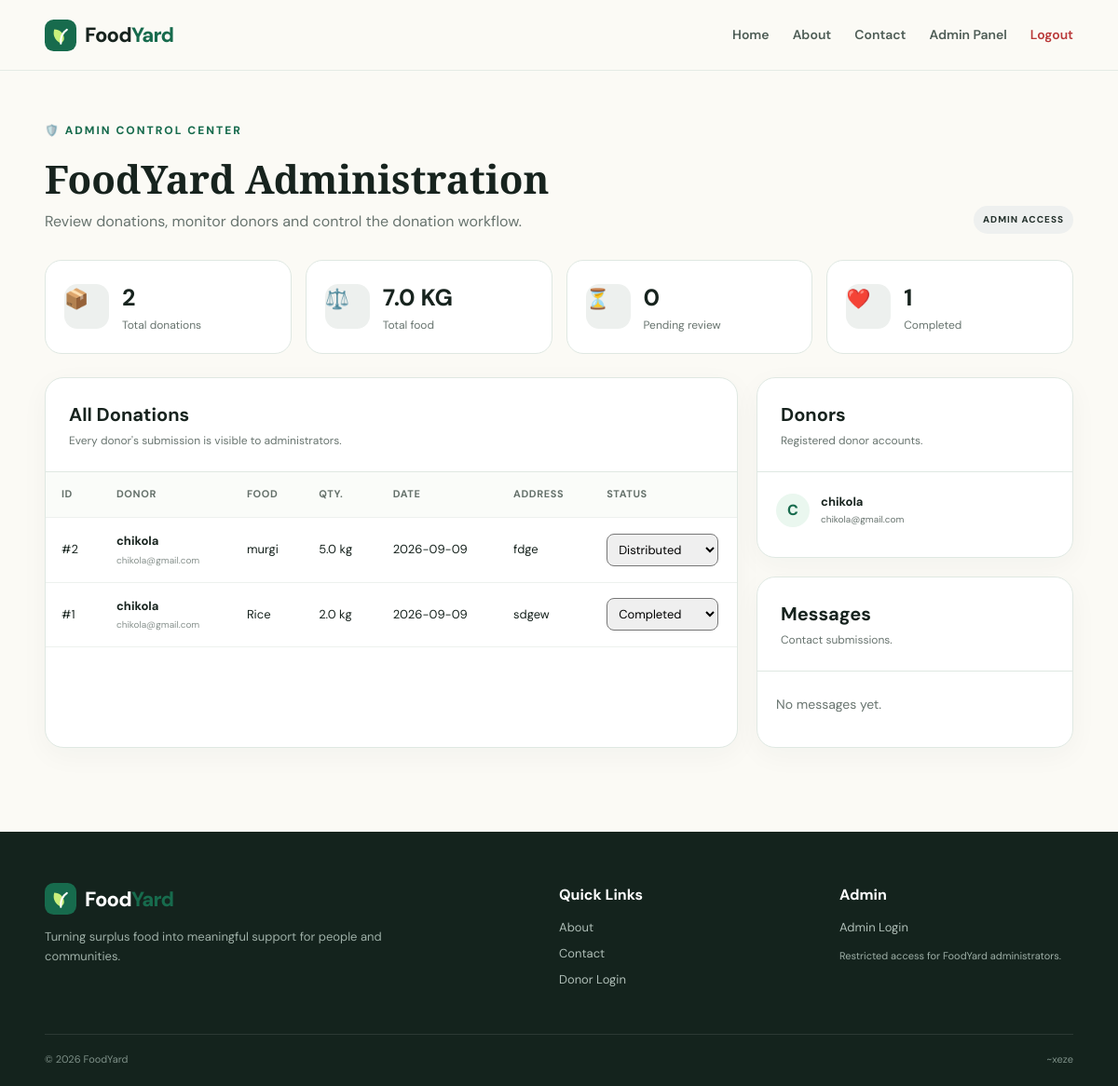
The page /admin/dashboard (signed in) on the database its author committed.
### tables this page shows
CREATE TABLE donations(id INTEGER PRIMARY KEY AUTOINCREMENT,user_id INTEGER NOT NULL,food_type TEXT NOT NULL,quantity REAL NOT NULL,address TEXT NOT NULL,food_date TEXT NOT NULL,note TEXT,status TEXT NOT NULL DEFAULT 'Pending',created_at TEXT NOT NULL,FOREIGN KEY(user_id) REFERENCES users(id));

CREATE TABLE users(id INTEGER PRIMARY KEY AUTOINCREMENT,name TEXT NOT NULL,email TEXT UNIQUE NOT NULL,password TEXT NOT NULL,role TEXT NOT NULL DEFAULT 'donor' CHECK(role IN ('donor','admin')));

### app.py (the view)
@app.route("/admin/dashboard")
@login_required("admin")
def admin_dashboard():
    conn = get_db()
    donations = conn.execute("""
        SELECT d.*, u.name AS donor, u.email AS donor_email
        FROM donations d
        JOIN users u ON u.id=d.user_id
        ORDER BY d.id DESC
    """).fetchall()
    stats = conn.execute("""
        SELECT
            COUNT(*) AS total,
            COALESCE(SUM(quantity),0) AS kg,
            SUM(CASE WHEN status='Completed' THEN 1 ELSE 0 END) AS completed,
            SUM(CASE WHEN status='Pending' THEN 1 ELSE 0 END) AS pending,
            SUM(CASE WHEN status='Accepted' THEN 1 ELSE 0 END) AS accepted,
            SUM(CASE WHEN status='Collected' THEN 1 ELSE 0 END) AS collected
        FROM donations
    """).fetchone()
    donors = conn.execute("""
        SELECT id, name, email
        FROM users
        WHERE role='donor'
        ORDER BY id DESC
    """).fetchall()
    messages = conn.execute("""
        SELECT * FROM contact_messages
        ORDER BY id DESC
    """).fetchall()
    conn.close()
    return render_template(
        "admin.html",
        donations=donations,
        stats=stats,
        donors=donors,
        messages=messages
    )

### app.py (called while the page is built)
def get_db():
    conn = sqlite3.connect(DB)
    conn.row_factory = sqlite3.Row
    conn.execute("PRAGMA foreign_keys = ON")
    return conn

def login_required(role=None):
    def decorator(func):
        @wraps(func)
        def wrapper(*args, **kwargs):
            if "user_id" not in session:
                flash("Please login first.", "error")
                return redirect(
                    url_for("admin_login" if role == "admin" else "donor_login")
                )
            if role and session.get("role") != role:
                flash("You do not have permission to open that page.", "error")
                return redirect(url_for("dashboard"))
            return func(*args, **kwargs)
        return wrapper
    return decorator

@app.context_processor
def inject_globals():
    return {
        "current_year": datetime.now().year,
        "logged_in": "user_id" in session,
        "current_role": session.get("role"),
        "current_name": session.get("name")
    }

### templates/admin.html (shortened to what this page needs)
{% extends "base.html" %}
{% block content %}
<section class="dashboard-page admin-page">
    <div class="container">
        <div class="dashboard-head">
            <div><div class="eyebrow">🛡️ ADMIN CONTROL CENTER</div><h1>FoodYard Administration</h1><p>Review donations, monitor donors and control the donation workflow.</p></div>
            <span class="role-badge admin">ADMIN ACCESS</span>
        </div>
        <div class="metric-grid">
            <div class="metric"><span class="metric-icon">📦</span><div><strong>{{ stats.total or 0 }}</strong><span>Total donations</span></div></div>
            <div class="metric"><span class="metric-icon">⚖️</span><div><strong>{{ "%.1f"|format(stats.kg or 0) }} KG</strong><span>Total food</span></div></div>
            <div class="metric"><span class="metric-icon">⏳</span><div><strong>{{ stats.pending or 0 }}</strong><span>Pending review</span></div></div>
            <div class="metric"><span class="metric-icon">❤️</span><div><strong>{{ stats.completed or 0 }}</strong><span>Completed</span></div></div>
        </div>
        <div class="admin-grid">
            <div class="panel">
                <div class="panel-head"><div><h2>All Donations</h2><p>Every donor's submission is visible to administrators.</p></div></div>
                {% if donations %}
                <div class="table-wrap">
                    <table class="admin-table">
                        <thead><tr><th>ID</th><th>Donor</th><th>Food</th><th>Qty.</th><th>Date</th><th>Address</th><th>Status</th></tr></thead>
                        <tbody>
                        {% for d in donations %}
                        <tr>
                            <td>#{{ d.id }}</td>
                            <td><strong>{{ d.donor }}</strong><small>{{ d.donor_email }}</small></td>
                            <td>{{ d.food_type }}</td><td>{{ "%.1f"|format(d.quantity) }} kg</td><td>{{ d.food_date }}</td>
                            <td>{{ d.address }}</td>
                            <td>
                                <form method="POST" action="{{ url_for('update_status', donation_id=d.id) }}" class="status-form">
                                    <select name="status" onchange="this.form.submit()">
                                        {% for s in ['Pending','Accepted','Collected','Distributed','Completed','Rejected'] %}
                                            <option value="{{ s }}" {% if d.status == s %}selected{% endif %}>{{ s }}</option>
                                        {% endfor %}
                                    </select>
                                </form>
                            </td>
                        </tr>
                        {% endfor %}
                        </tbody>
                    </table>
                </div>
                {% else %}
                <div class="empty"><div>📦</div><h3>No donations found</h3><p>Donations submitted by users will appear here.</p></div>
                {% endif %}
            </div>
            <div class="side-stack">
                <div class="panel compact-panel">
                    <div class="panel-head"><div><h2>Donors</h2><p>Registered donor accounts.</p></div></div>
                    <div class="people-list">
                        {% for donor in donors %}
                        <div class="person"><div class="avatar">{{ donor.name[0]|upper }}</div><div><strong>{{ donor.name }}</strong><span>{{ donor.email }}</span></div></div>
                        {% else %}<p class="muted">No donors registered yet.</p>{% endfor %}
                    </div>
                </div>
                <div class="panel compact-panel">
                    <div class="panel-head"><div><h2>Messages</h2><p>Contact submissions.</p></div></div>
                    <div class="message-list">
                        {% for m in messages %}
                        <div class="message"><strong>{{ m.name }}</strong><span>{{ m.email }}</span><p>{{ m.message }}</p><small>{{ m.created_at }}</small></div>
                        {% else %}<p class="muted">No messages yet.</p>{% endfor %}
                    </div>
                </div>
            </div>
        </div>
    </div>
</section>
{% endblock %}

### templates/base.html (shortened to what this page needs)
<!DOCTYPE html>
<html lang="en">
<head>
    <link rel="stylesheet" href="{{ url_for('static', filename='css/style.css') }}">
</head>
<body>
    <header class="navbar">
        <div class="container nav-inner">
            <a class="brand" href="{{ url_for('home') }}">
                <img src="{{ url_for('static', filename='images/logo.svg') }}" alt="FoodYard logo">
                <span>Food<span>Yard</span></span>
            </a>
            <nav id="mainNav">
                <a href="{{ url_for('home') }}">Home</a>
                <a href="{{ url_for('about') }}">About</a>
                <a href="{{ url_for('contact') }}">Contact</a>
                {% if current_role == 'donor' %}
                    <a href="{{ url_for('donor_dashboard') }}">My Donations</a>
                    <a class="nav-donate" href="{{ url_for('donate') }}">Donate Food</a>
                {% elif current_role == 'admin' %}
                    <a href="{{ url_for('admin_dashboard') }}">Admin Panel</a>
                {% else %}
                    <a href="{{ url_for('donor_login') }}">Donor Login</a>
                    <a class="nav-admin" href="{{ url_for('admin_login') }}">Admin Login</a>
                {% endif %}
                {% if logged_in %}
                    <a class="logout-link" href="{{ url_for('logout') }}">Logout</a>
                {% endif %}
            </nav>
        </div>
    </header>
    <main>{% block content %}{% endblock %}</main>
    <footer class="footer">
        <div class="container footer-grid">
            <div>
                <a class="brand footer-brand" href="{{ url_for('home') }}">
                    <img src="{{ url_for('static', filename='images/logo.svg') }}" alt="">
                    <span>Food<span>Yard</span></span>
                </a>
                <p>Turning surplus food into meaningful support for people and communities.</p>
            </div>
            <div>
                <h4>Quick Links</h4>
                <a href="{{ url_for('about') }}">About</a>
                <a href="{{ url_for('contact') }}">Contact</a>
                <a href="{{ url_for('donor_login') }}">Donor Login</a>
            </div>
            <div>
                <h4>Admin</h4>
                <a href="{{ url_for('admin_login') }}">Admin Login</a>
                <p class="small">Restricted access for FoodYard administrators.</p>
            </div>
        </div>
        <div class="container footer-bottom">
            <span>© {{ current_year }} FoodYard</span>
            <span>~xeze</span>
        </div>
    </footer>
</body>
</html>

### static/css/style.css (style rules this page uses)
:root { --green:#176b4d;--green2:#0f4e39;--mint:#eaf7ef;--lime:#c9ef7b;--cream:#fbfaf5; --ink:#17231e;--muted:#68746f;--line:#dfe8e2;--white:#fff;--red:#b93838; --shadow:0 20px 55px rgba(19,53,40,.09);--radius:22px; }
* { box-sizing:border-box }
html { scroll-behavior:smooth }
body { margin:0;background:var(--cream);color:var(--ink);font-family:'DM Sans',sans-serif;line-height:1.6 }
a { text-decoration:none;color:inherit }
button,input,textarea,select { font:inherit }
.container { width:min(1160px,92%);margin:auto }
.navbar { height:76px;background:rgba(251,250,245,.92);backdrop-filter:blur(15px);border-bottom:1px solid rgba(223,232,226,.8);position:sticky;top:0;z-index:20 }
.nav-inner { height:100%;display:flex;align-items:center;justify-content:space-between }
.brand { display:flex;align-items:center;gap:9px;font-weight:800;font-size:22px;letter-spacing:-.8px }
.brand img { width:34px;height:34px }
.brand span span { color:var(--green) }
nav { display:flex;align-items:center;gap:25px;font-size:14px;font-weight:600 }
nav a { color:#4e5d56;transition:.2s }
.logout-link { color:var(--red)!important }
.eyebrow { font-size:12px;letter-spacing:2px;font-weight:800;color:var(--green);margin-bottom:13px }
.muted { color:var(--muted);font-size:14px }
.dashboard-page { padding:55px 0 90px }
.dashboard-head { display:flex;justify-content:space-between;align-items:end;gap:25px;margin-bottom:28px }
.dashboard-head h1 { font:700 42px 'Playfair Display';margin:0 0 5px }
.dashboard-head p { color:var(--muted);margin:0 }
.metric-grid { display:grid;grid-template-columns:repeat(4,1fr);gap:15px;margin-bottom:25px }
.metric { background:white;border:1px solid var(--line);border-radius:18px;padding:20px;display:flex;align-items:center;gap:14px }
.metric-icon { width:48px;height:48px;background:var(--mint);border-radius:14px;display:grid;place-items:center;font-size:21px }
.metric strong,.metric span { display:block }
.metric strong { font-size:25px }
.metric span:last-child { font-size:12px;color:var(--muted) }
.panel { background:white;border:1px solid var(--line);border-radius:20px;box-shadow:0 8px 30px rgba(19,53,40,.04);overflow:hidden }
.panel-head { padding:23px 25px;border-bottom:1px solid var(--line);display:flex;justify-content:space-between;gap:15px;align-items:center }
.panel-head h2 { margin:0;font-size:20px }
.panel-head p { margin:3px 0 0;color:var(--muted);font-size:12px }
.role-badge { font-size:10px;font-weight:800;letter-spacing:1px;padding:7px 10px;border-radius:99px }
.role-badge.admin { background:#eef0ef;color:#26332e }
.table-wrap { overflow:auto }
table { border-collapse:collapse;width:100%;min-width:760px }
th,td { text-align:left;padding:15px 17px;border-bottom:1px solid #edf1ee;font-size:13px;vertical-align:middle }
th { background:#fafcf9;color:#65716b;font-size:11px;text-transform:uppercase;letter-spacing:.6px }
td small { display:block;color:#87918d;font-size:10px;margin-top:2px }
.admin-grid { display:grid;grid-template-columns:1fr 340px;gap:20px }
.side-stack { display:grid;gap:20px;align-content:start }
.compact-panel { overflow:hidden }
.people-list,.message-list { padding:10px 20px 20px }
.person { display:flex;gap:12px;align-items:center;padding:12px 0;border-bottom:1px solid #edf1ee }
.person:last-child { border-bottom:0 }
.avatar { width:36px;height:36px;border-radius:50%;background:var(--mint);color:var(--green);display:grid;place-items:center;font-weight:800 }
.person strong,.person span { display:block }
.person strong { font-size:13px }
.person span { font-size:10px;color:var(--muted) }
.status-form select { min-width:120px;padding:7px 8px;border-radius:8px }
.footer { background:#14231d;color:#d6e1dc;padding:55px 0 20px }
.footer-grid { display:grid;grid-template-columns:2fr 1fr 1fr;gap:50px }
.footer-brand { color:white }
.footer p { color:#9eafa7;font-size:13px;max-width:390px }
.footer h4 { margin:0 0 13px;color:white }
.footer-grid>div:not(:first-child) a { display:block;color:#aebdb6;font-size:13px;margin:7px 0 }
.footer-bottom { border-top:1px solid rgba(255,255,255,.1);margin-top:40px;padding-top:18px;display:flex;justify-content:space-between;color:#7e9088;font-size:11px }
.small { font-size:11px!important }
.admin-page .metric-icon { background:#edf0ee }

### rows shown on the page
donations: id "2", donor "chikola", donor_email "chikola@gmail.com", food_type "murgi", quantity "5.0", food_date "2026-09-09", address "fdge", status "Distributed"
donations: id "1", donor "chikola", donor_email "chikola@gmail.com", food_type "Rice", quantity "2.0", food_date "2026-09-09", address "sdgew", status "Completed"
users: name "C", name "chikola", email "chikola@gmail.com"

### other values the page prints
{{ stats.total or 0 }} "2"
{{ "%.1f"|format(stats.kg or 0) }} "7.0"
{{ stats.pending or 0 }} "0"
{{ stats.completed or 0 }} "1"
